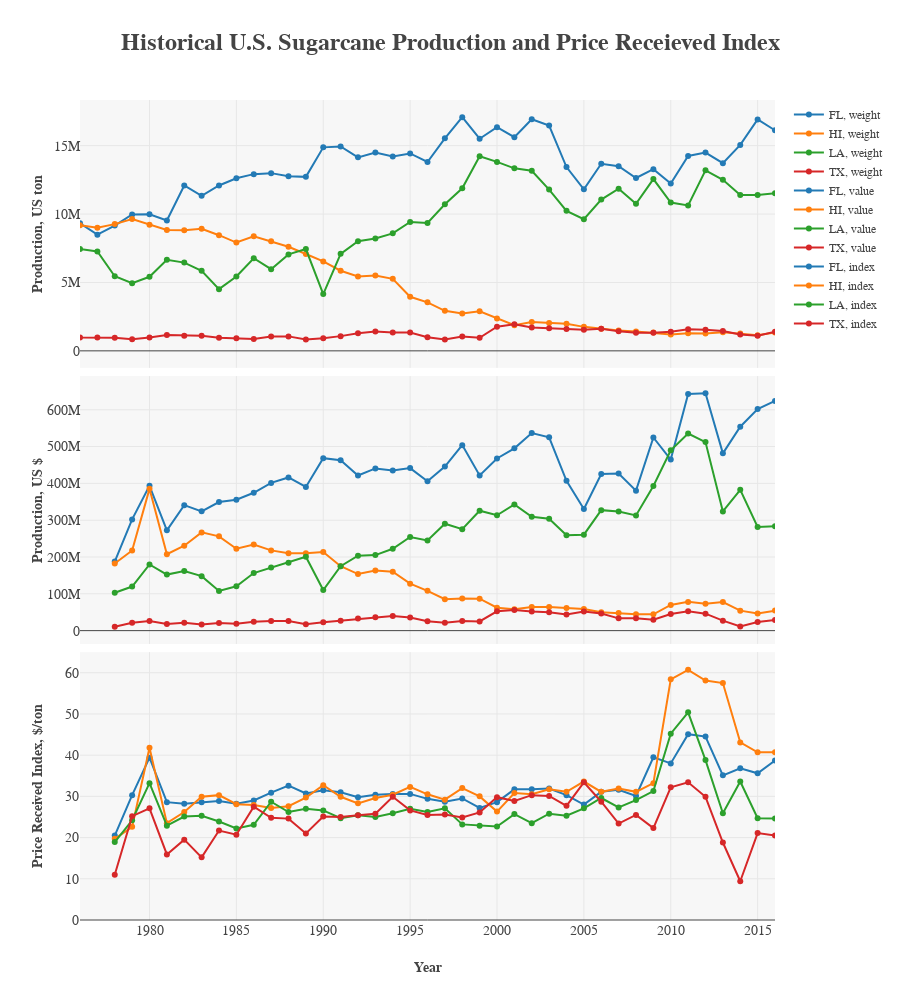

The cell this chart's notebook holds for it:
### Code cell
# Generate an interactive plot using the plotly
trace1 = go.Scatter(x=df_sugarcane.index, y=df_sugarcane.FL.Weight, mode='lines+markers',
                    line=dict(color="rgb(35,122,181)"), name="FL, weight")
trace2 = go.Scatter(x=df_sugarcane.index, y=df_sugarcane.HI.Weight, mode='lines+markers',
                    line=dict(color="rgb(255,127,14)"), name="HI, weight")
trace3 = go.Scatter(x=df_sugarcane.index, y=df_sugarcane.LA.Weight, mode='lines+markers',
                    line=dict(color="rgb(44,160,44)"), name="LA, weight")
trace4 = go.Scatter(x=df_sugarcane.index, y=df_sugarcane.TX.Weight, mode='lines+markers',
                    line=dict(color="rgb(214,39,40)"), name="TX, weight")
trace5 = go.Scatter(x=df_sugarcane.index, y=df_sugarcane.FL.Value, mode='lines+markers',
                    line=dict(color="rgb(35,122,181)"), name="FL, value")
trace6 = go.Scatter(x=df_sugarcane.index, y=df_sugarcane.HI.Value, mode='lines+markers',
                    line=dict(color="rgb(255,127,14)"), name="HI, value")
trace7 = go.Scatter(x=df_sugarcane.index, y=df_sugarcane.LA.Value, mode='lines+markers',
                    line=dict(color="rgb(44,160,44)"), name="LA, value")
trace8 = go.Scatter(x=df_sugarcane.index, y=df_sugarcane.TX.Value, mode='lines+markers',
                    line=dict(color="rgb(214,39,40)"), name="TX, value")
trace9 = go.Scatter(x=df_sugarcane.index, y=df_sugarcane.FL.PRIndex, mode='lines+markers',
                    line=dict(color="rgb(35,122,181)"), name="FL, index")
trace10 = go.Scatter(x=df_sugarcane.index, y=df_sugarcane.HI.PRIndex, mode='lines+markers',
                     line=dict(color="rgb(255,127,14)"), name="HI, index")
trace11 = go.Scatter(x=df_sugarcane.index, y=df_sugarcane.LA.PRIndex, mode='lines+markers',
                     line=dict(color="rgb(44,160,44)"),name="LA, index")
trace12 = go.Scatter(x=df_sugarcane.index, y=df_sugarcane.TX.PRIndex, mode='lines+markers',
                     line=dict(color="rgb(214,39,40)"), name="TX, index")

fig = tools.make_subplots(rows=3, cols=1, shared_xaxes=True, vertical_spacing=0.01)
fig.append_trace(trace1, 1, 1)
fig.append_trace(trace2, 1, 1)
fig.append_trace(trace3, 1, 1)
fig.append_trace(trace4, 1, 1)
fig.append_trace(trace5, 2, 1)
fig.append_trace(trace6, 2, 1)
fig.append_trace(trace7, 2, 1)
fig.append_trace(trace8, 2, 1)
fig.append_trace(trace9, 3, 1)
fig.append_trace(trace10, 3, 1)
fig.append_trace(trace11, 3, 1)
fig.append_trace(trace12, 3, 1)

fig["layout"].update(
    plot_bgcolor="rgb(247,247,247)",
    legend=dict(font=dict(family="serif", size=12)),
    height=1000,
    title="<b>Historical U.S. Sugarcane Production and Price Receieved Index</b>",
    titlefont=dict(family="serif", size=24),
    yaxis1=dict(title="<b>Production, US ton</b>", titlefont=dict(family="serif", size=14),
                tickfont=dict(family="serif", size=14)),
    yaxis2=dict(title="<b>Production, US $</b>", titlefont=dict(family="serif", size=14),
                tickfont=dict(family="serif", size=14)),
    yaxis3=dict(title="<b>Price Received Index, $/ton</b>", titlefont=dict(family="serif", size=14),
                tickfont=dict(family="serif", size=14), range=[0,65]),
    xaxis1=dict(title="<b>Year</b>", titlefont=dict(family="serif", size=14),
                tickfont=dict(family="serif", size=14), range=[1976, 2016]))

py.offline.iplot(fig)
